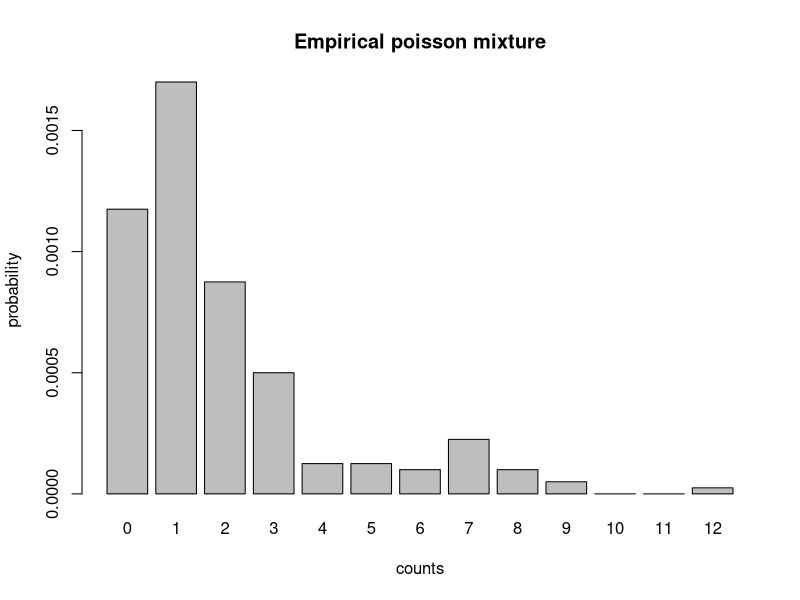

Source code (R):
## ---- chunk 1
#| label: simulation
# Generate n observations from a mixture of two Gaussian 
# distributions

set.seed(452) # Ensure simulation is reproducible
#n     = 50           # Size of the sample to be generated
n = 200 # sample size
#w     = c(0.6, 0.4)  # Weights
w = c(0.7,0.2,0.1) # weights
# mu    = c(0, 5)      # Means
# sigma = c(1, 2)      # Standard deviations
lambda = c(1,2,6) # lambda params (mean,variation)
# cc    = sample(1:2, n, replace=T, prob=w)
cc = sample(1:3,n, replace=T, prob=w)

# x     = rnorm(n, mu[cc], sigma[cc])
x = rpois(n,lambda=lambda[cc]) # simulate an cc mixture component n times



## ---- chunk 2
#| label: fig-plot-sample
# Plot f(x) along with the observations 
# just sampled


empirical_feqs = table(factor(x, levels=seq(0, max(x))))/n

empirical_dist = empirical_feqs /n # convert frequencies to probabilities

barplot(empirical_dist,xlab="counts",ylab="probability",main="Empirical poisson mixture")
